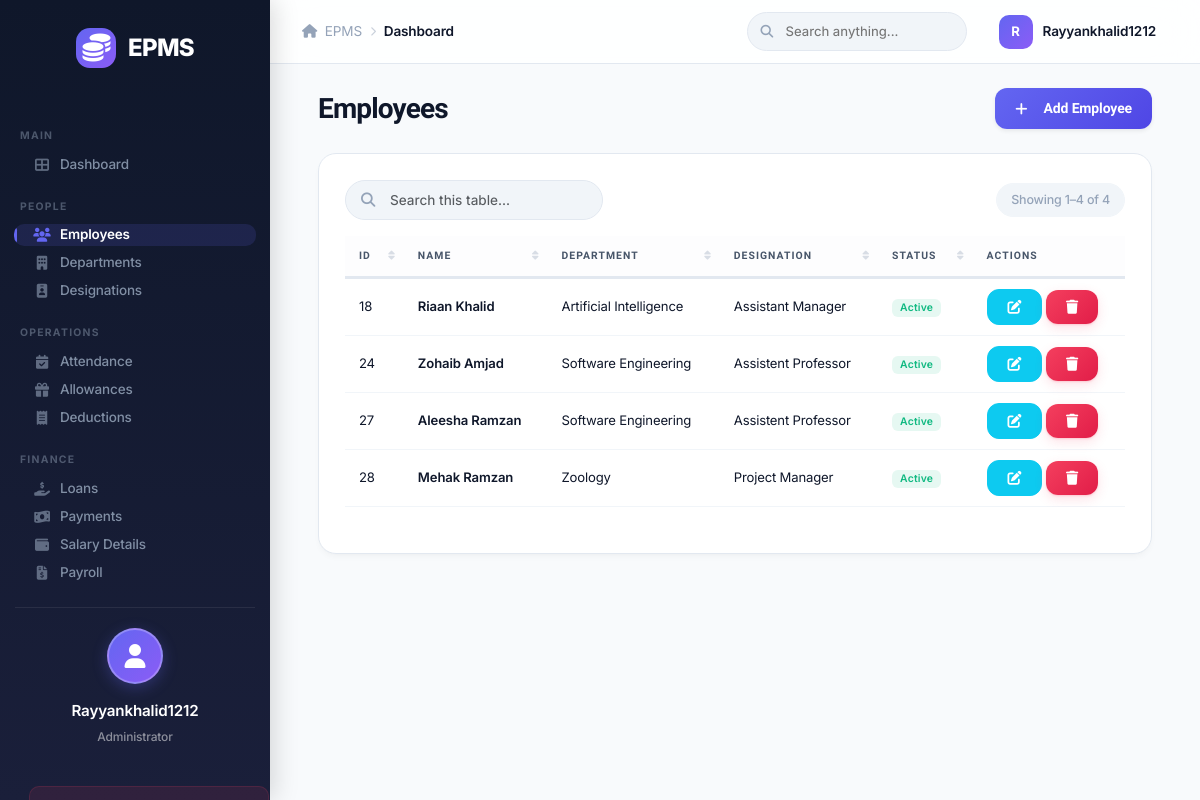
The page /employees/ (signed in) on the database its author committed.
### core/models.py (models this page shows, shortened)
class User(AbstractUser):
    user_id = models.AutoField(primary_key=True)

class Employee(models.Model):
    STATUS_CHOICES = (
        ('Active', 'Active'),
        ('Inactive', 'Inactive'),
    )
    employee_id = models.AutoField(primary_key=True)
    first_name = models.CharField(max_length=100)
    last_name = models.CharField(max_length=100)
    email = models.EmailField(unique=True)
    phone = models.CharField(max_length=15)
    address = models.TextField()
    date_of_joining = models.DateField()
    department = models.ForeignKey(Department, on_delete=models.CASCADE)
    designation = models.ForeignKey(Designation, on_delete=models.CASCADE)
    user = models.OneToOneField(User, on_delete=models.CASCADE)
    status = models.CharField(max_length=10, choices=STATUS_CHOICES, default='Active')

class Department(models.Model):
    department_id = models.AutoField(primary_key=True)
    name = models.CharField(max_length=100)
    description = models.TextField(blank=True, null=True)

class Designation(models.Model):
    designation_id = models.AutoField(primary_key=True)
    title = models.CharField(max_length=100)
    basic_salary = models.DecimalField(max_digits=10, decimal_places=2)
    created_date = models.DateField(default=timezone.now)

### core/views.py (the view)
# urls.py: path('employees/', views.employee_list, name='employee_list'),
@login_required
def employee_list(request):
    employees = Employee.objects.all()
    return render(request, 'core/employee_list.html', {'employees': employees})

### templates/core/employee_list.html (shortened to what this page needs)
{% extends 'core/base.html' %}
{% block content %}
<div class="row mb-4 align-items-center">
    <div class="col-auto me-auto">
        <h3 class="fw-bold mb-0">Employees</h3>
    </div>
    <div class="col-auto">
        <a href="{% url 'employee_add' %}" class="btn btn-primary shadow-sm"><i class="fas fa-plus me-2"></i> Add Employee</a>
    </div>
</div>
<div class="card-box mb-4">
    <div class="table-responsive">
        <table class="table table-hover align-middle epms-datatable">
        <thead>
            <tr>
                <th>ID</th>
                <th>Name</th>
                <th>Department</th>
                <th>Designation</th>
                <th>Status</th>
                <th>Actions</th>
            </tr>
        </thead>
        <tbody>
            {% for employee in employees %}
            <tr>
                <td>{{ employee.employee_id }}</td>
                <td>{{ employee.first_name }} {{ employee.last_name }}</td>
                <td>{{ employee.department.name }}</td>
                <td>{{ employee.designation.title }}</td>
                <td>
                    <span class="badge badge-compact {% if employee.status == 'Active' %}bg-success{% else %}bg-secondary{% endif %}">
                        {{ employee.status }}
                    </span>
                </td>
                <td>
                    <a href="{% url 'employee_edit' employee.pk %}" class="btn btn-sm btn-info text-white"><i
                            class="fas fa-edit"></i></a>
                    <a href="{% url 'employee_delete' employee.pk %}" class="btn btn-sm btn-danger"><i
                            class="fas fa-trash"></i></a>
                </td>
            </tr>
            {% empty %}
            <tr>
                <td colspan="6" class="text-center">No employees found.</td>
            </tr>
            {% endfor %}
        </tbody>
    </table>
    </div>
</div>
{% endblock %}

### templates/core/base.html (shortened to what this page needs)
{% load static %}
<!DOCTYPE html>
<html lang="en">
<head>
    <link href="https://cdn.jsdelivr.net/npm/bootstrap@5.3.0/dist/css/bootstrap.min.css" rel="stylesheet">
    <link href="https://cdnjs.cloudflare.com/ajax/libs/font-awesome/6.4.0/css/all.min.css" rel="stylesheet">
    <link rel="stylesheet" href="{% static 'css/style.css' %}?v=8">
</head>
<body>
    {% if user.is_authenticated %}
    <div class="sidebar">
        <div class="brand">
            <div class="brand-icon"><i class="fas fa-coins"></i></div>
            <span>EPMS</span>
        </div>
        {% if user.is_staff %}
        <div class="sidebar-section-label">Main</div>
        <a href="{% url 'dashboard' %}"
            class="{% if request.resolver_match.url_name == 'dashboard' %}active{% endif %}">
            <i class="fas fa-th-large me-2"></i> Dashboard
        </a>
        <div class="sidebar-section-label">People</div>
        <a href="{% url 'employee_list' %}"
            class="{% if request.resolver_match.url_name == 'employee_list' or request.resolver_match.url_name == 'employee_add' or request.resolver_match.url_name == 'employee_edit' or request.resolver_match.url_name == 'employee_delete' %}active{% endif %}">
            <i class="fas fa-users me-2"></i> Employees
        </a>
        <a href="{% url 'department_list' %}"
            class="{% if 'department' in request.resolver_match.url_name %}active{% endif %}">
            <i class="fas fa-building me-2"></i> Departments
        </a>
        <a href="{% url 'designation_list' %}"
            class="{% if request.resolver_match.url_name == 'designation_list' %}active{% endif %}">
            <i class="fas fa-id-badge me-2"></i> Designations
        </a>
        <div class="sidebar-section-label">Operations</div>
        <a href="{% url 'attendance_list' %}"
            class="{% if request.resolver_match.url_name == 'attendance_list' %}active{% endif %}">
            <i class="fas fa-calendar-check me-2"></i> Attendance
        </a>
        <a href="{% url 'allowance_list' %}"
            class="{% if request.resolver_match.url_name == 'allowance_list' %}active{% endif %}">
            <i class="fas fa-gift me-2"></i> Allowances
        </a>
        <a href="{% url 'deduction_list' %}"
            class="{% if request.resolver_match.url_name == 'deduction_list' %}active{% endif %}">
            <i class="fas fa-receipt me-2"></i> Deductions
        </a>
        <div class="sidebar-section-label">Finance</div>
        <a href="{% url 'loan_list' %}"
            class="{% if 'loan_list' == request.resolver_match.url_name %}active{% endif %}">
            <i class="fas fa-hand-holding-usd me-2"></i> Loans
        </a>
        <a href="{% url 'loan_payment_list' %}"
            class="{% if request.resolver_match.url_name == 'loan_payment_list' %}active{% endif %}">
            <i class="fas fa-money-bill-wave me-2"></i> Payments
        </a>
        <a href="{% url 'salary_list' %}"
            class="{% if request.resolver_match.url_name == 'salary_list' %}active{% endif %}">
            <i class="fas fa-wallet me-2"></i> Salary Details
        </a>
        <a href="{% url 'payroll_list' %}"
            class="{% if request.resolver_match.url_name == 'payroll_list' or request.resolver_match.url_name == 'payroll_generate' or request.resolver_match.url_name == 'payroll_edit' %}active{% endif %}">
            <i class="fas fa-file-invoice-dollar me-2"></i> Payroll
        </a>
        {% endif %}
        <div class="sidebar-footer">
            <div class="user-profile-card">
                <div class="user-avatar">
                    <i class="fas fa-user"></i>
                </div>
                <div class="user-info">
                    <span class="user-name">{{ user.username|title }}</span>
                    <span class="user-role">{% if user.is_staff %}Administrator{% else %}Employee{% endif %}</span>
                </div>
            </div>
            <a href="{% url 'logout' %}" class="btn-sidebar-logout">
            </a>
        </div>
    </div>
    <div class="top-navbar">
        <div class="topbar-left">
            <div class="breadcrumb-nav">
                <span class="breadcrumb-item"><i class="fas fa-home me-1"></i> EPMS</span>
                <i class="fas fa-chevron-right breadcrumb-sep"></i>
                <span class="breadcrumb-item active">{% block breadcrumb %}Dashboard{% endblock %}</span>
            </div>
        </div>
        <div class="topbar-right">
            <div class="topbar-search">
                <input type="text" placeholder="Search anything..." id="globalSearch">
            </div>
            <div class="topbar-user">
                <div class="topbar-user-avatar">{{ user.username|first|upper }}</div>
                <span class="topbar-user-name">{{ user.username|title }}</span>
            </div>
        </div>
    </div>
    <div class="main-content">
        <div class="container-fluid page-content">
            {% block content %}{% endblock %}
        </div>
    </div>
    {% else %}
    <div class="login-page">
        {% block login_content %}{% endblock %}
    </div>
    {% endif %}
</body>
</html>

### rows shown on the page
User: username "Rayyankhalid1212", username|first "R"
Employee: employee_id "18", first_name "Riaan", last_name "Khalid", department.name "Artificial Intelligence", designation "Assistant Manager", status "Active"
Employee: employee_id "24", first_name "Zohaib", last_name "Amjad", department.name "Software Engineering", designation "Assistent Professor", status "Active"
Employee: employee_id "27", first_name "Aleesha", last_name "Ramzan", department.name "Software Engineering", designation "Assistent Professor", status "Active"
Employee: employee_id "28", first_name "Mehak", last_name "Ramzan", department.name "Zoology", designation "Project Manager", status "Active"
